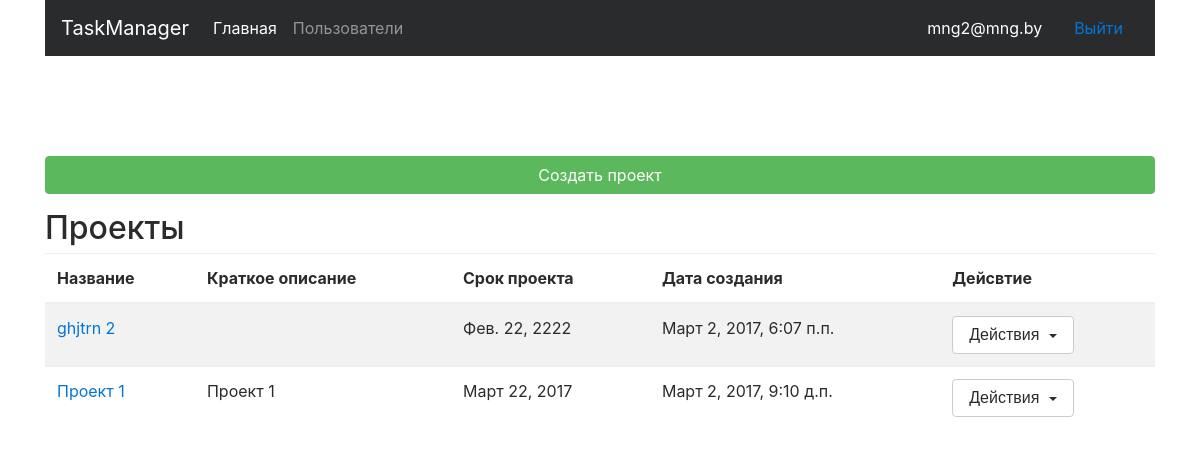
Before: / (signed in) with the older database file.
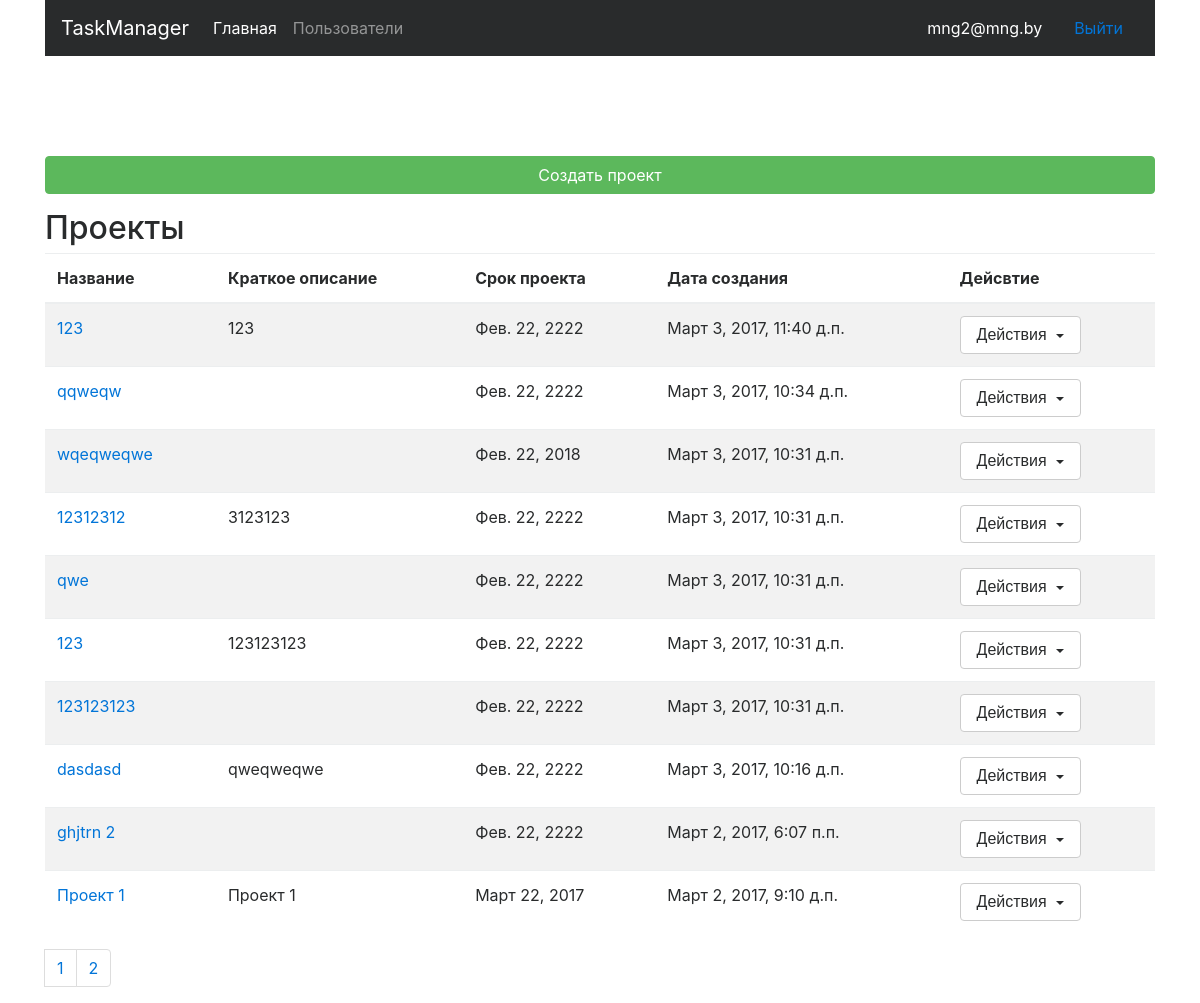
After: the same page with the newer database file.
### Project/models.py (models this page shows, shortened)
class Project(models.Model):
    title = models.CharField(max_length=100, verbose_name='Заголовок')
    description = models.TextField(max_length=255, verbose_name='Описание')
    users = models.ManyToManyField(settings.AUTH_USER_MODEL, verbose_name='Те кому домтупен проект')
    due_date = models.DateField(verbose_name='Срок проекта', db_index=True)
    is_active = models.BooleanField(default=True)
    date_create = models.DateTimeField(default=datetime.now(), db_index=True, verbose_name='Дата создания')
    class Meta:
        ordering = ['-is_active','-date_create']
        verbose_name = 'Проект'
        verbose_name_plural = 'Проекты'

### Project/views.py (the view)
# urls.py: url(r'^$',  login_required(ProjectListView.as_view()), name='main'),
class ProjectListView(PageNumberView, TemplateView):
    template_name = 'project/project_index.html'
    projects = None
    project = None
    paginator = None
    def get(self, request, *args, **kwargs):
        if request.user.is_admin:
            self.paginator = Paginator(Project.objects.all(), 10)
        else:
            self.paginator = Paginator(Project.objects.filter(Q(users=request.user)), 10)
        try:
            self.projects = self.paginator.page(request.GET['page'])
        except KeyError:
            self.projects = self.paginator.page(1)
        except EmptyPage:
            raise Http404()
        return super(ProjectListView, self).get(request, *args, **kwargs)
    def get_context_data(self, **kwargs):
        context = super(ProjectListView, self).get_context_data(**kwargs)
        context["projects"] = self.projects
        context['paginator'] = self.paginator
        context['current_url'] = self.request.path
        return context

### templates/project/project_index.html (shortened to what this page needs)
{% extends 'base.html' %}
{% block content %}
    <div class="container form-cont">
        {% if user.role == 'Manager' or user.is_admin %}
            <p>
                <a href="{% url 'project_add' %}" class="btn btn-success" style="width: 100%">Создать проект</a>
            </p>
        {% endif %}
        <h2>Проекты</h2>
        <table class="table table-striped">
            <thead>
                <tr>
                    <th>Название</th>
                    <th>Краткое описание</th>
                    <th>Срок проекта</th>
                    <th>Дата создания</th>
                    {% if user.role == 'Manager' or user.is_admin%}
                        <th>Дейсвтие</th>
                    {% endif %}
                </tr>
            </thead>
            <tbody>
            {% for project in projects %}
                <tr {% if project.is_active == 0 %} class="table-success" {% endif %}>
                <td><a href="{% url "task_main" pk_project=project.pk %}">{% if project.is_active == 0 %}<s>{{ project.title }}</s>{% else %}{{ project.title }}{% endif %}</a></td>
                <td>{{ project.description }}</td>
                <td>{{ project.due_date }}</td>
                <td>{{ project.date_create }}</td>
                {% if user.role == 'Manager' or user.is_admin%}
                    <td>
                        <div class="dropdown">
                              <button class="btn btn-secondary dropdown-toggle" type="button" id="dropdownMenuButton" data-toggle="dropdown" aria-haspopup="true" aria-expanded="false">
                                  Действия
                              </button>
                        </div>
                    </td>
                {% endif %}
                </tr>
            {% endfor %}
            </tbody>
        </table>
        {% include 'generic/pagination.html' %}
    </div>
{% endblock %}

Changed rows visible on the page:
added Project: title "123", description "123", due_date "Фев. 22, 2222", date_create "Март 3, 2017, 11:40 д.п."
added Project: title "qqweqw", due_date "Фев. 22, 2222", date_create "Март 3, 2017, 10:34 д.п."
added Project: title "wqeqweqwe", due_date "Фев. 22, 2018", date_create "Март 3, 2017, 10:31 д.п."
added Project: title "12312312", description "3123123", due_date "Фев. 22, 2222", date_create "Март 3, 2017, 10:31 д.п."
added Project: title "qwe", due_date "Фев. 22, 2222", date_create "Март 3, 2017, 10:31 д.п."
added Project: title "123", description "123123123", due_date "Фев. 22, 2222", date_create "Март 3, 2017, 10:31 д.п."
added Project: title "123123123", due_date "Фев. 22, 2222", date_create "Март 3, 2017, 10:31 д.п."
added Project: title "dasdasd", description "qweqweqwe", due_date "Фев. 22, 2222", date_create "Март 3, 2017, 10:16 д.п."
Other visible differences:
new list line: "1"
new list line: "2"
